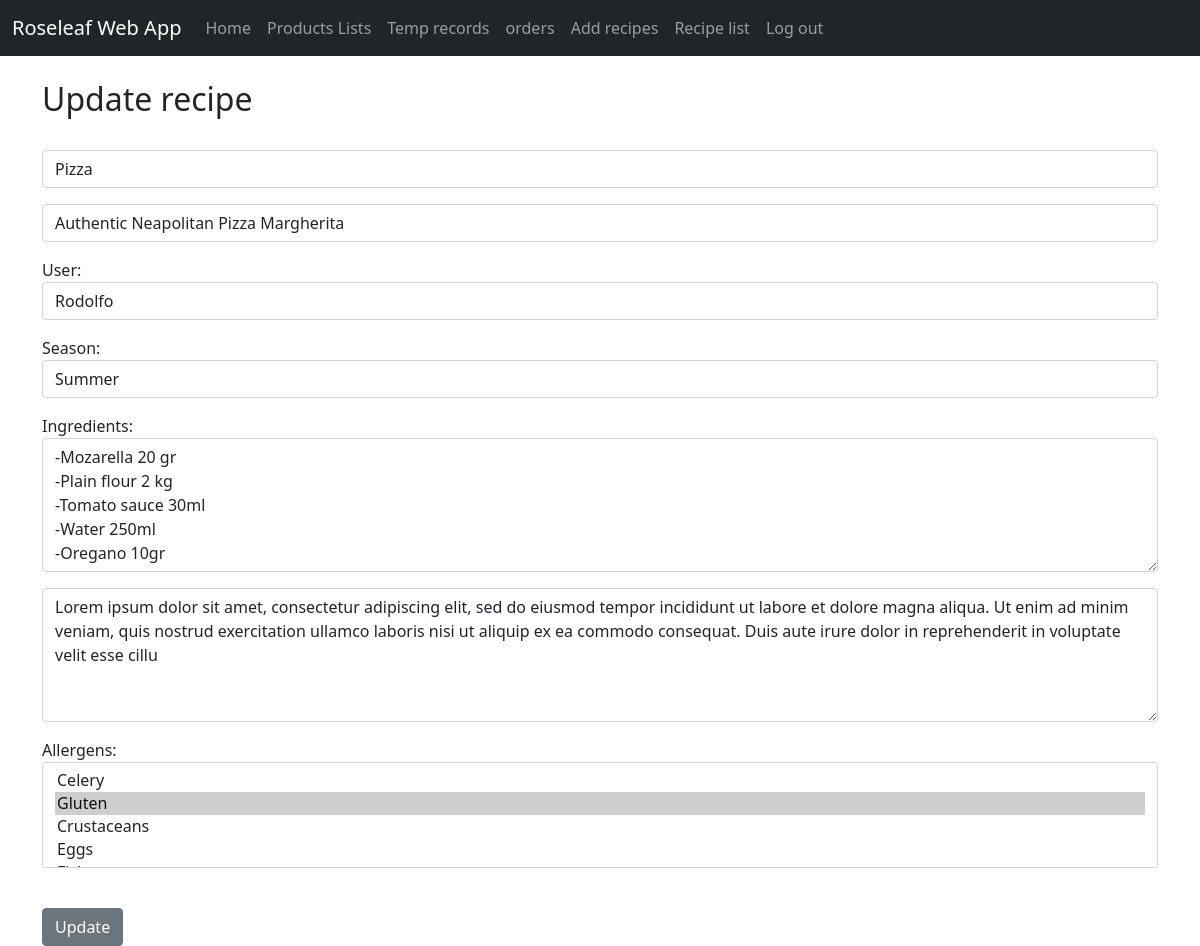
The app's page /update_recipe/1, older data.
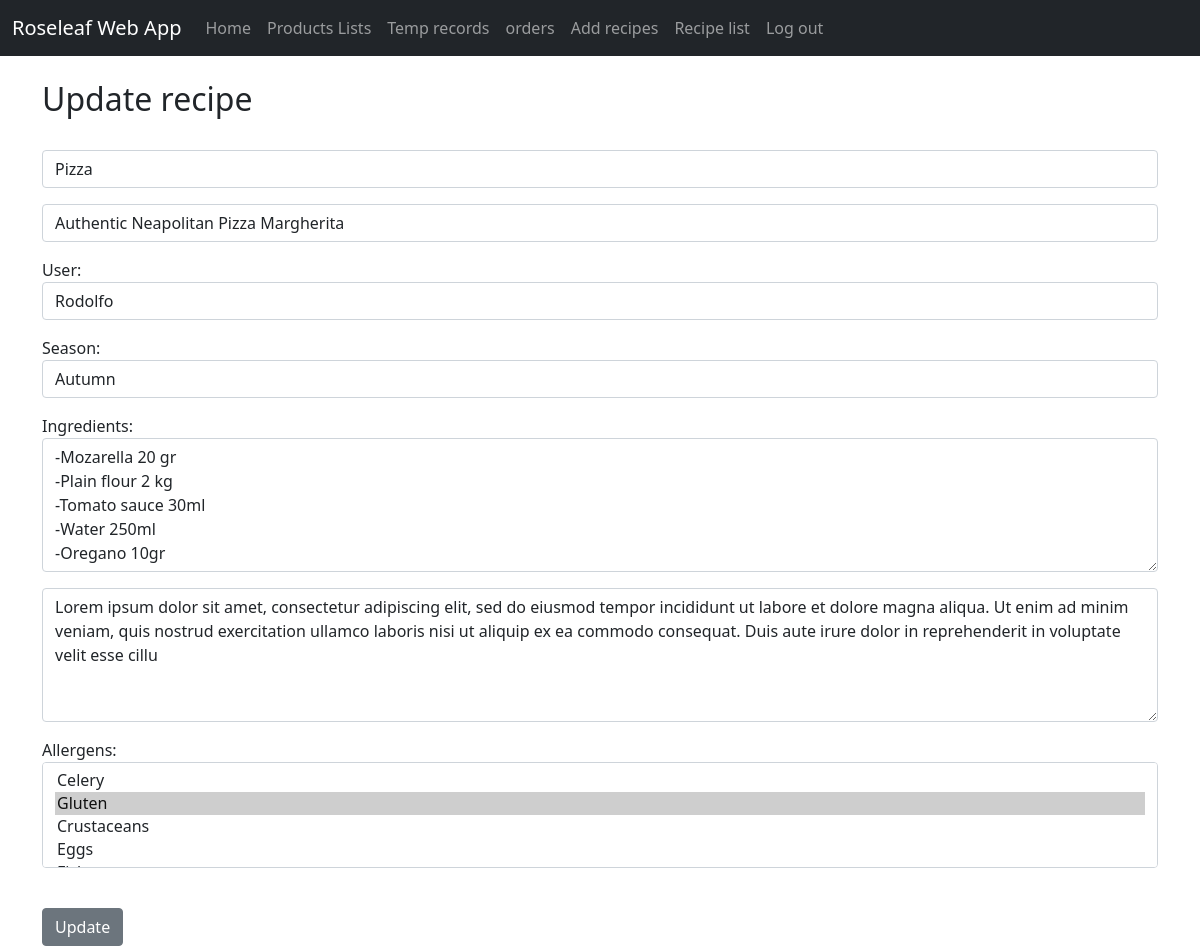
The same page, newer data.
### roseleaf_app/models.py (models this page shows, shortened)
class Recipe(models.Model):
    name = models.CharField(max_length=50)
    description = models.CharField(max_length=100)
    user = models.ForeignKey(Member, on_delete=models.CASCADE)
    season = models.ForeignKey(Season, on_delete=models.CASCADE, null=True, blank=True)
    Ingredients = models.CharField(max_length=300)
    method = models.CharField(max_length=300)
    allergens = models.ManyToManyField('Allergen')

class Season(models.Model):
    name = models.CharField(max_length=20, blank=True)
    def __str__(self):
        return self.name

### roseleaf_app/views.py (the view)
# urls.py: path('update_recipe/<recipe_id>', views.update_recipe, name='update_recipe'),
def update_recipe(request, recipe_id):
    recipe = Recipe.objects.get(pk=recipe_id)
    form = RecipeForm(request.POST or None, instance=recipe)
    if form.is_valid():
        form.save()
        return redirect('list_recipes')
    return render(request, 'roseleaf_app/update_recipe.html',
                  {'recipe': recipe, 'form': form})

### roseleaf_app/forms.py
class RecipeForm(ModelForm):
    class Meta:
        model = Recipe
        fields = "__all__"
        labels = {
            'name' : '',
            'description' : '',
            'method' : '',
        }
        widgets = {
            'name': forms.TextInput(attrs={'class':'form-control', 'placeholder' : 'Recipe name'}),
            'description': forms.TextInput(attrs={'class':'form-control', 'placeholder' : 'Description'}),
            'user' : forms.Select(attrs={'class':'form-control'}),
            'season' : forms.Select(attrs={'class':'form-control'}),
            'Ingredients' : forms.Textarea(attrs={'class':'form-control', 'rows': 5, 'placeholder' : 'Add ingredients'}),
            'method' : forms.Textarea(attrs={'class':'form-control', 'rows': 5, 'placeholder' : 'Method'}),
            'allergens' : forms.SelectMultiple(attrs={'class':'form-control'}),
        }

### roseleaf_app/models.py (called while the page is built)
    def __str__(self):
        return self.username

    def __str__(self):
        return self.allergen_name

### roseleaf_app/templates/roseleaf_app/update_recipe.html (shortened to what this page needs)
{% extends 'roseleaf_app/base.html' %}
{% block content %}
     <br/>
    <h2>Update recipe</h2><br>
    <form action="" method="POST">
        {{ form.as_p }}
        <br>
        <input type="submit" value="Update"
        class="btn btn-secondary">
    </form>
{% endblock %}

Row changes from the older to the newer data that the page shows:
changed Recipe "Authentic Neapolitan Pizza Margherita": season "Summer" → "Autumn"
